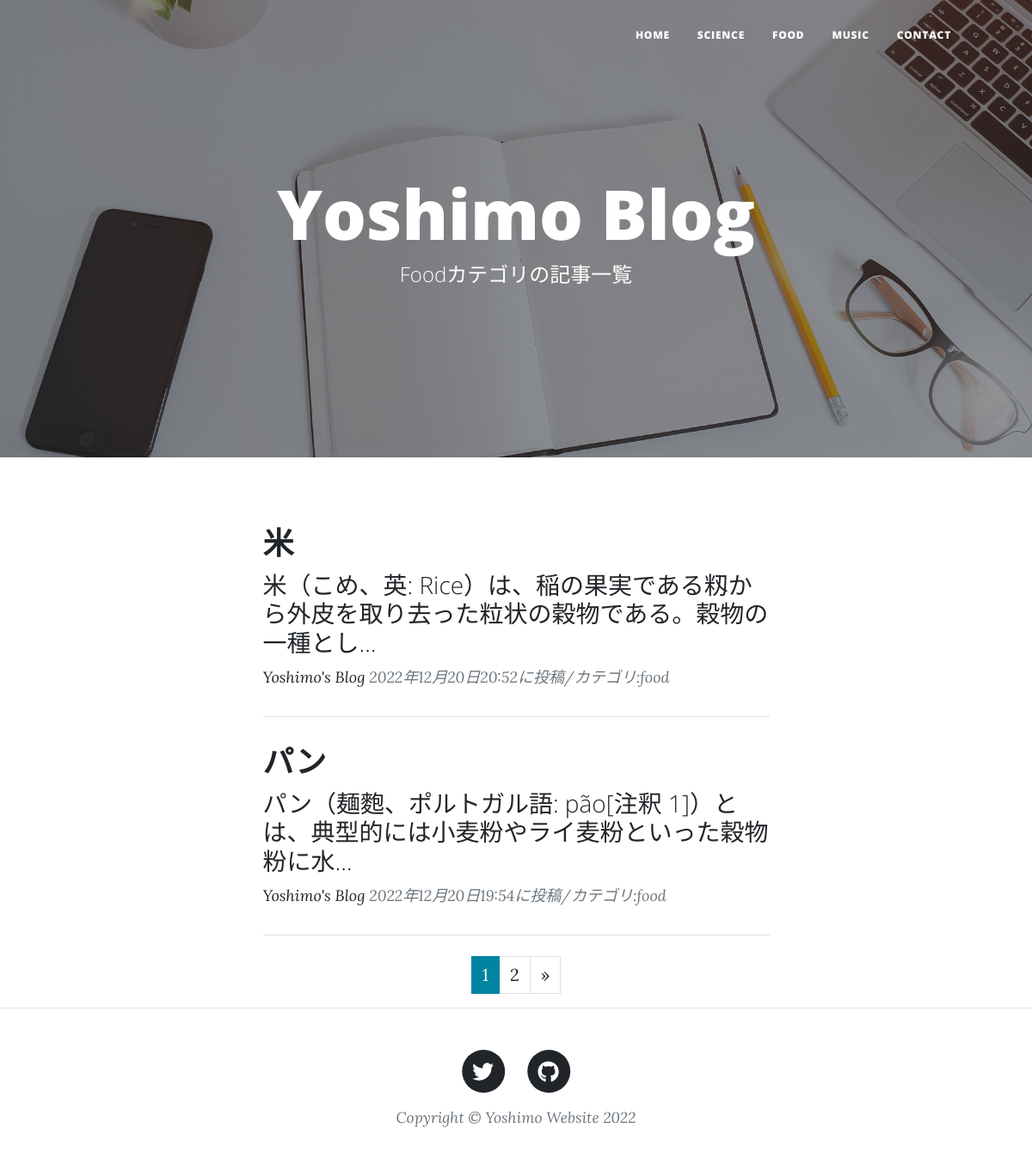
Screenshot of /food-list/ with the database file from the repository.
### blogapp/models.py (models this page shows, shortened)
class BlogPost(models.Model):
    CATEGORY=(("science","科学のこと"),("food","食のこと"),("music","音楽のこと"))
    title=models.CharField(verbose_name="タイトル",max_length=50)
    content=models.TextField(verbose_name="本文")
    posted_at=models.DateTimeField(verbose_name="投稿日時",auto_now_add=True)
    category=models.CharField(verbose_name="カテゴリ",max_length=10,choices=CATEGORY)

### blogapp/views.py (the view)
# urls.py: path("food-list/", views.FoodView.as_view(), name="food_list"),
class FoodView(ListView):
    template_name="food_list.html"
    model=BlogPost
    context_object_name="food_records"
    queryset=BlogPost.objects.filter(category="food").order_by("-posted_at")
    paginate_by=2

### blogapp/templates/food_list.html (shortened to what this page needs)
{% extends "base.html" %}
        {% block header %}
        <header class="masthead" style="background-image: url('/static/assets/img/home-bg.jpg')">
            <div class="container position-relative px-4 px-lg-5">
                <div class="row gx-4 gx-lg-5 justify-content-center">
                    <div class="col-md-10 col-lg-8 col-xl-7">
                        <div class="site-heading">
                            <h1>Yoshimo Blog</h1>
                            <span class="subheading">Foodカテゴリの記事一覧</span>
                        </div>
                    </div>
                </div>
            </div>
        </header>
        {% endblock  %}
        {% block contents %}
        <div class="container px-4 px-lg-5">
            <div class="row gx-4 gx-lg-5 justify-content-center">
                <div class="col-md-10 col-lg-8 col-xl-7">
                    {% for records in food_records %}
                    <div class="post-preview">
                        <a href={% url "blogapp:blog_detail" records.pk %}>
                            <h2 class="post-title">{{records.title}}</h2>
                            <h3 class="post-subtitle">{{records.content|truncatechars:50}}</h3>
                        <p class="post-meta">
                            <a href="#!">Yoshimo's Blog</a>
                            {{records.posted_at}}に投稿/カテゴリ:{{records.category}}
                        </p>
                    </div>
                    <hr class="my-4" />
                    {% endfor %}
                    {% include "pagination.html" %}
                </div>
            </div>
        </div>
        {% endblock contents %}

### rows the page displays
BlogPost: title "米", content "米（こめ、英: Rice）は、稲の果実である籾から外皮を取り去った粒状の穀物である。穀物の一種とし…", posted_at "2022年12月20日20:52", category "food"
BlogPost: title "パン", content "パン（麺麭、ポルトガル語: pão[注釈 1]）とは、典型的には小麦粉やライ麦粉といった穀物粉に水…", posted_at "2022年12月20日19:54", category "food"

### other values shown
{{ num }} "1"
{{ num }} "2"
